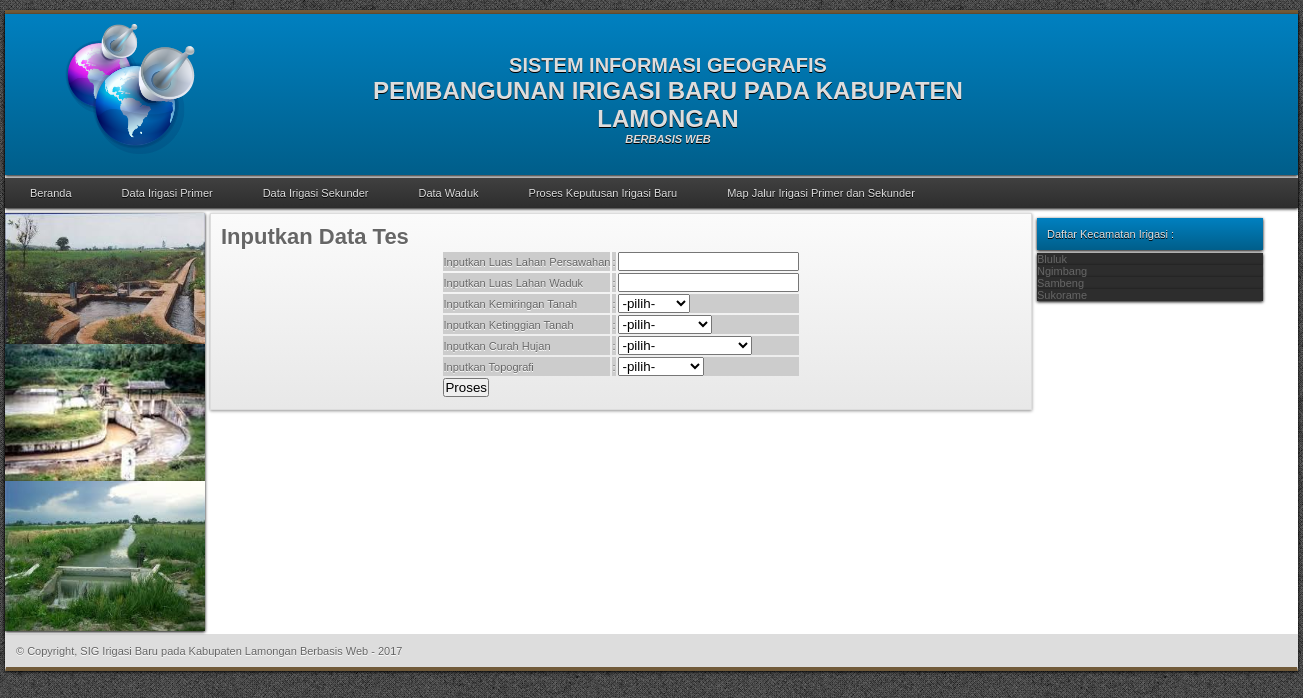
/penentuan1.php, run on the app's committed database.
### tables this page shows
CREATE TABLE IF NOT EXISTS `tb_kecamatan` (
  `id_kec` int(11) NOT NULL AUTO_INCREMENT,
  `nama_kec` varchar(50) NOT NULL,
  `jumlah` varchar(10) NOT NULL,
  PRIMARY KEY (`id_kec`)
);

### penentuan1.php (the view, shortened to what this page needs)
<!DOCTYPE html PUBLIC "-//W3C//DTD XHTML 1.0 Transitional//EN" "http://www.w3.org/TR/xhtml1/DTD/xhtml1-transitional.dtd">
<html xmlns="http://www.w3.org/1999/xhtml">
<head>
<link href="style/global.css" rel="stylesheet" type="text/css" />
</head>
<body>
<div id="page">
<div id="banner">
<div id="assx">
<img src="images/sss.png" class="assx" />
</div>
<div id="text">
<div id="big1">SISTEM INFORMASI GEOGRAFIS</div>
<div id="big2">PEMBANGUNAN IRIGASI BARU PADA KABUPATEN LAMONGAN</div>
<div id="big3">BERBASIS WEB</div>
</div>
</div>
<div id="menu_wrapper">
<ul class="menu_wrapper">
<li><a href='./index.php'>Beranda</a></li>
<li><a href='./irigasi_primer.php'>Data Irigasi Primer</a></li>
<li><a href='./irigasi_sekunder.php'>Data Irigasi Sekunder</a>
<li><a href='./waduk1.php'>Data Waduk</a></li>
<li><a href='./penentuan1.php'>Proses Keputusan Irigasi Baru</a></li>
<li><a href='./map.php'>Map Jalur Irigasi Primer dan Sekunder</a></li>
</ul>
</div>
<div id="menu_side">
<img src="img/1.jpg" class="m" /><br />
<img src="img/2.jpg" class="m" /><br />
<img src="img/3.jpg" class="m" />
</div>
<div id="content">
<?php
if(isset($_GET['page']) && ($_GET['page'] == "lokasi")){
	include "./main/lokasi.php";
}elseif(isset($_GET['page']) && ($_GET['page'] == "map")){
	include "./main/map.php";
}else{
	include "./penentuan.php";
}
?>
</div>
<div id="menu_side2">
<div id="title">Daftar Kecamatan Irigasi :</div>
<ul class="menu_side2">
<?php
$sql_kab = mysql_query("select nama_kec,jumlah from tb_kecamatan order by nama_kec asc");
while($r_kab = mysql_fetch_array($sql_kab)){
	echo "<li>";
	echo $r_kab['nama_kec'];
	echo "</li>";
}
?>
</ul>
</div>
<div id="footer">&copy; Copyright, SIG Irigasi Baru pada Kabupaten Lamongan Berbasis Web - <?php echo date("Y"); ?></div>
</div>
</body>
</html>

### style/global.css (style rules this page uses)
* { padding:0; margin:0 auto; }
body { background:url(../images/bedge_grungec.png); font-family:Verdana, Geneva, sans-serif; font-size:11px; color:#666; }
#menu_wrapper { margin-bottom:5px; height:30px; line-height:30px; color:#FFF; background-image:-moz-linear-gradient(-90deg,#404040,#2D2D2D); background-image:-webkit-linear-gradient(-90deg,#404040,#2D2D2D); -webkit-box-shadow:0 1px 3px #000; -moz-box-shadow:0 1px 3px #000; box-shadow:0 1px 3px #000; position:relative; font-size:11px; -webkit-box-shadow:0 1px 3px #000; -moz-box-shadow:0 1px 3px #000; box-shadow:0 1px 3px #000; }
#menu_wrapper ul { padding:0px; margin:0; list-style:none; }
#menu_wrapper ul li { padding:0; margin:0; float:left; }
#menu_wrapper ul li a { color:#DDD; text-shadow:0 1px 0 #000; display:block; text-decoration:none; padding:0 25px; }
#page { background-color:#FFF; -webkit-box-shadow:0 1px 3px #000; -moz-box-shadow:0 1px 3px #000; box-shadow:0 1px 3px #000; border-top:4px solid #715A39; margin-top:10px; margin-bottom:10px; width:1293px; }
.m { width:200px; -webkit-box-shadow:0 1px 3px #000; -moz-box-shadow:0 1px 3px #000; box-shadow:0 1px 3px #000; }
#assx { float:left; margin-left:50px; }
.assx { width:130px; }
#text { float:right; text-align:center; padding:20px; width:600px; margin-right:300px; margin-top:10px; }
#big1 { font-size:20px; }
#big2 { font-size:24px; }
#big3 { font-style:italic; }
#banner { font-weight:bold; -webkit-box-shadow:0 1px 3px #000; -moz-box-shadow:0 1px 3px #000; box-shadow:0 1px 3px #000; background-image:-moz-linear-gradient(-90deg,#0080C0,#005E8A); background-image:-webkit-linear-gradient(-90deg,#0080C0,#005E8A); -webkit-box-shadow:0 1px 3px #000; -moz-box-shadow:0 1px 3px #000; box-shadow:0 1px 3px #000; padding:10px; color:#DDD; text-shadow:0 1px 0 #000; margin-bottom:3px; }
#menu_side { margin-right:5px; float:left; margin-bottom:3px; }
#menu_side2 { float:left; margin-bottom:3px; width:226px; }
.menu_side2 li { background:#2D2D2D; -webkit-box-shadow:0 1px 3px #000; -moz-box-shadow:0 1px 3px #000; box-shadow:0 1px 3px #000; display:block; -webkit-transition:.50s ease-out; -moz-transition:.50s ease-out; -ms-transition:.50s ease-out; -o-transition:.50s ease-out; transition:.50s ease-out; }
#title { padding:10px; background-image:-moz-linear-gradient(-90deg,#0080C0,#005E8A); background-image:-webkit-linear-gradient(-90deg,#0080C0,#005E8A); -webkit-box-shadow:0 1px 3px #000; -moz-box-shadow:0 1px 3px #000; box-shadow:0 1px 3px #000; margin-bottom:3px; color:#DDD; text-shadow:0 1px 0 #000; margin-top:5px; }
#content { float:left; border:1px solid #DDD; margin-bottom:3px; width:800px; margin-right:5px; padding:10px; background-image:-moz-linear-gradient(-90deg,#FBFBFB,#E8E8E8); background-image:-webkit-linear-gradient(-90deg,#FBFBFB,#E8E8E8); -webkit-box-shadow:0 1px 3px #919191; -moz-box-shadow:0 1px 3px #919191; box-shadow:0 1px 3px #919191; text-shadow:0 1px 0 #FFF; }
#footer { padding:10px; background-color:#DDD; text-shadow:0 1px 0 #FFF; border:1px solid #DDD; clear:both; border-bottom:4px solid #715A39; }

### data on the page
tb_kecamatan: nama_kec "Bluluk"
tb_kecamatan: nama_kec "Ngimbang"
tb_kecamatan: nama_kec "Sambeng"
tb_kecamatan: nama_kec "Sukorame"
